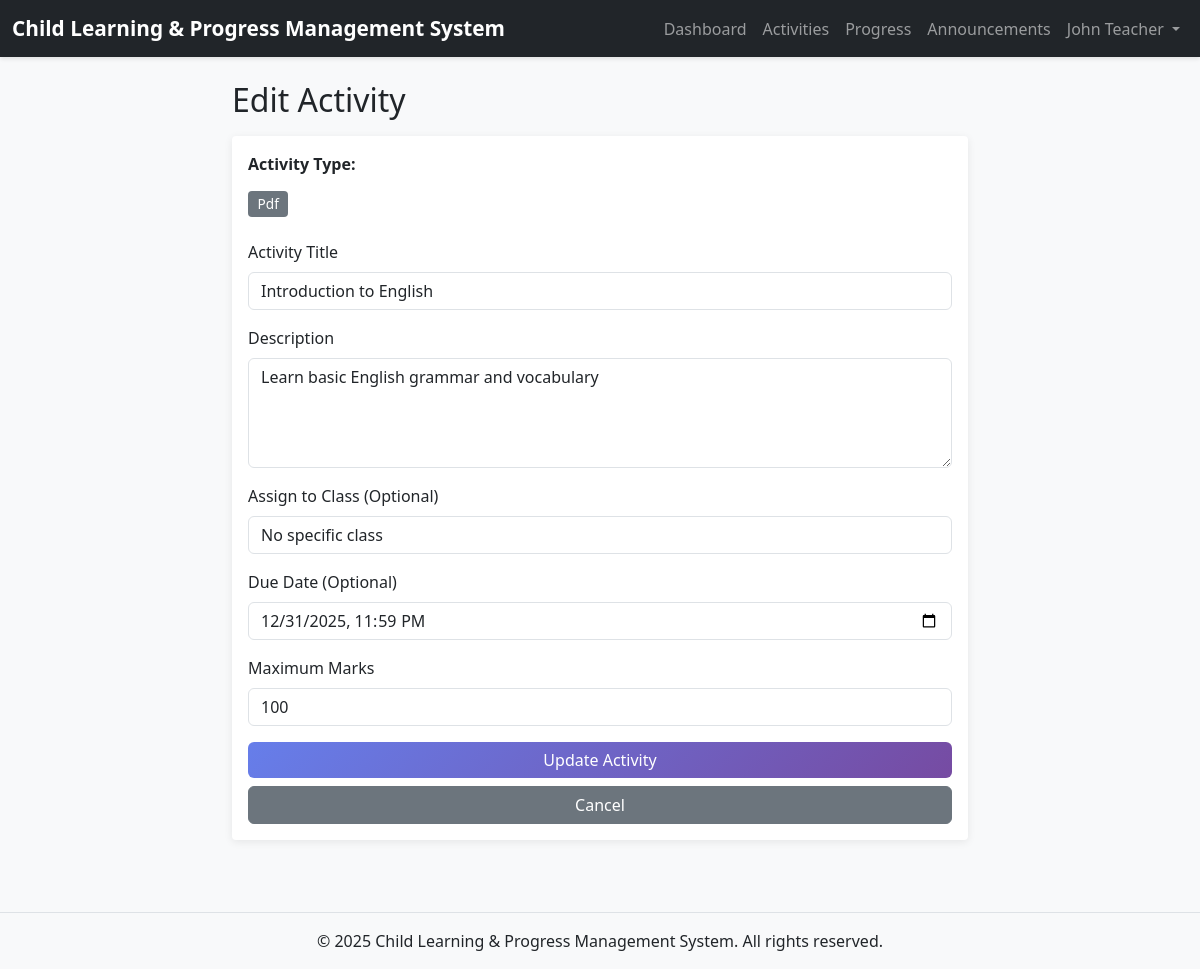
Page /teacher/activity_edit.php?id=1 (signed in) on the committed database.
### tables this page shows
CREATE TABLE users (
    id INT AUTO_INCREMENT PRIMARY KEY,
    email VARCHAR(255) NOT NULL UNIQUE,
    password VARCHAR(255) NOT NULL,
    full_name VARCHAR(255) NOT NULL,
    role ENUM('admin', 'teacher', 'student', 'parent') NOT NULL,
    created_at TIMESTAMP DEFAULT CURRENT_TIMESTAMP,
    updated_at TIMESTAMP DEFAULT CURRENT_TIMESTAMP ON UPDATE CURRENT_TIMESTAMP
);

CREATE TABLE activities (
    id INT AUTO_INCREMENT PRIMARY KEY,
    title VARCHAR(255) NOT NULL,
    description TEXT,
    activity_type ENUM('pdf', 'quiz') NOT NULL,
    class_id INT,
    created_by INT NOT NULL,
    due_date DATETIME,
    max_marks INT DEFAULT 100,
    file_path VARCHAR(255),
    created_at TIMESTAMP DEFAULT CURRENT_TIMESTAMP,
    updated_at TIMESTAMP DEFAULT CURRENT_TIMESTAMP ON UPDATE CURRENT_TIMESTAMP,
    FOREIGN KEY (class_id) REFERENCES classes(id) ON DELETE SET NULL ON UPDATE CASCADE,
    FOREIGN KEY (created_by) REFERENCES users(id) ON DELETE RESTRICT ON UPDATE CASCADE
);

### includes/auth.php (called while the page is built, shortened)
<?php
function isLoggedIn() {
    return isset($_SESSION['user_id']) && isset($_SESSION['role']);
}
function getCurrentUser() {
    global $mysqli;
    $user_id = $_SESSION['user_id'];
    $stmt = $mysqli->prepare("SELECT id, email, full_name, role FROM users WHERE id = ?");
    $stmt->bind_param("i", $user_id);
    $stmt->execute();
    $result = $stmt->get_result();
    if ($result->num_rows > 0) {
        return $result->fetch_assoc();
    }
    return null;
}
?>

### teacher/activity_edit.php (the view, shortened to what this page needs)
<?php
require_once '../config/db.php';
require_once '../includes/auth.php';
$teacher_id = $_SESSION['user_id'];
$activity_id = intval($_GET['id'] ?? 0);
$activity = null;
if ($activity_id > 0) {
    $stmt = $mysqli->prepare("
        SELECT id, title, description, activity_type, class_id, due_date, max_marks, file_path
        FROM activities
        WHERE id = ? AND created_by = ?
    ");
    $stmt->bind_param("ii", $activity_id, $teacher_id);
    $stmt->execute();
    $result = $stmt->get_result();
    if ($result->num_rows > 0) {
        $activity = $result->fetch_assoc();
    }
}
include '../includes/header.php';
include '../includes/nav.php';
?>
<div class="container mt-4">
    <div class="row justify-content-center">
        <div class="col-md-8">
            <h2 class="mb-3">Edit Activity</h2>
            <div class="card">
                <div class="card-body">
                    <div class="mb-3">
                        <label class="form-label"><strong>Activity Type:</strong></label>
                        <p class="form-control-plaintext">
                            <span class="badge bg-<?php echo $activity['activity_type'] === ACTIVITY_TYPE_QUIZ ? 'info' : 'secondary'; ?>">
                                <?php echo ucfirst($activity['activity_type']); ?>
                            </span>
                        </p>
                    </div>
                    <form method="POST" action="">
                        <div class="mb-3">
                            <label for="title" class="form-label">Activity Title</label>
                            <input
                                type="text"
                                class="form-control"
                                id="title"
                                name="title"
                                value="<?php echo htmlspecialchars($activity['title']); ?>"
                                required
                            >
                        </div>
                        <div class="mb-3">
                            <label for="description" class="form-label">Description</label>
                            <textarea
                                class="form-control"
                                id="description"
                                name="description"
                                rows="4"
                            ><?php echo htmlspecialchars($activity['description'] ?? ''); ?></textarea>
                        </div>
                        <div class="mb-3">
                            <label for="class_id" class="form-label">Assign to Class (Optional)</label>
                            <select class="form-control" id="class_id" name="class_id">
                                <option value="">No specific class</option>
                            </select>
                        </div>
                        <div class="mb-3">
                            <label for="due_date" class="form-label">Due Date (Optional)</label>
                            <input
                                type="datetime-local"
                                class="form-control"
                                id="due_date"
                                name="due_date"
                                value="<?php echo !empty($activity['due_date']) ? date('Y-m-d\TH:i', strtotime($activity['due_date'])) : ''; ?>"
                            >
                        </div>
                        <div class="mb-3">
                            <label for="max_marks" class="form-label">Maximum Marks</label>
                            <input
                                type="number"
                                class="form-control"
                                id="max_marks"
                                name="max_marks"
                                value="<?php echo htmlspecialchars($activity['max_marks']); ?>"
                                min="1"
                            >
                        </div>
                        <div class="d-grid gap-2">
                            <button type="submit" class="btn btn-primary">Update Activity</button>
                            <a href="activities_list.php" class="btn btn-secondary">Cancel</a>
                        </div>
                    </form>
                </div>
            </div>
        </div>
    </div>
</div>
<?php include '../includes/footer.php'; ?>

### includes/nav.php (shortened to what this page needs)
<nav class="navbar navbar-expand-lg navbar-dark bg-dark">
    <div class="container-fluid">
        <a class="navbar-brand" href="<?php echo SITE_URL; ?>">
            <?php echo APP_NAME; ?>
        </a>
        <div class="collapse navbar-collapse" id="navbarNav">
            <ul class="navbar-nav ms-auto">
                <?php if (isLoggedIn()) { ?>
                    <?php
                    $current_user = getCurrentUser();
                    if ($current_user) {
                    ?>
                        <?php if ($current_user['role'] === ROLE_TEACHER) { ?>
                            <li class="nav-item">
                                <a class="nav-link" href="<?php echo SITE_URL; ?>teacher/dashboard.php">Dashboard</a>
                            </li>
                            <li class="nav-item">
                                <a class="nav-link" href="<?php echo SITE_URL; ?>teacher/activities_list.php">Activities</a>
                            </li>
                            <li class="nav-item">
                                <a class="nav-link" href="<?php echo SITE_URL; ?>teacher/class_progress.php">Progress</a>
                            </li>
                            <li class="nav-item">
                                <a class="nav-link" href="<?php echo SITE_URL; ?>announcements_list.php">Announcements</a>
                            </li>
                        <?php } ?>
                        <li class="nav-item dropdown">
                            <a class="nav-link dropdown-toggle" href="#" id="userDropdown" role="button" data-bs-toggle="dropdown">
                                <?php echo htmlspecialchars($current_user['full_name']); ?>
                            </a>
                        </li>
                    <?php } ?>
                <?php } ?>
            </ul>
        </div>
    </div>
</nav>

### css/style.css (style rules this page uses)
:root { --primary-color: #667eea; --secondary-color: #764ba2; --success-color: #28a745; --danger-color: #dc3545; --warning-color: #ffc107; --info-color: #17a2b8; }
body { font-family: 'Segoe UI', Tahoma, Geneva, Verdana, sans-serif; background-color: #f8f9fa; }
.navbar { box-shadow: 0 2px 4px rgba(0, 0, 0, 0.1); }
.navbar-brand { font-weight: 600; font-size: 1.3rem; }
.card { border: none; box-shadow: 0 2px 8px rgba(0, 0, 0, 0.08); margin-bottom: 1.5rem; transition: transform 0.2s, box-shadow 0.2s; }
.badge { padding: 0.4rem 0.6rem; font-weight: 500; font-size: 0.85rem; }
.btn { border-radius: 0.375rem; font-weight: 500; transition: all 0.2s; }
.btn-primary { background: linear-gradient(135deg, var(--primary-color) 0%, var(--secondary-color) 100%); border: none; }
.form-control, .form-select { border: 1px solid #dee2e6; border-radius: 0.375rem; transition: border-color 0.15s, box-shadow 0.15s; }
* { transition: color 0.15s ease-in-out, background-color 0.15s ease-in-out; }
.btn, .card, .nav-link { transition: all 0.2s ease-in-out; }

### rows in the picture
users: full_name "John Teacher"
activities: activity_type "Pdf", title "Introduction to English", description "Learn basic English grammar and vocabulary", due_date "12/31/2025 23:59", max_marks "100"

### other values in the picture
APP_NAME "Child Learning & Progress Management System"
